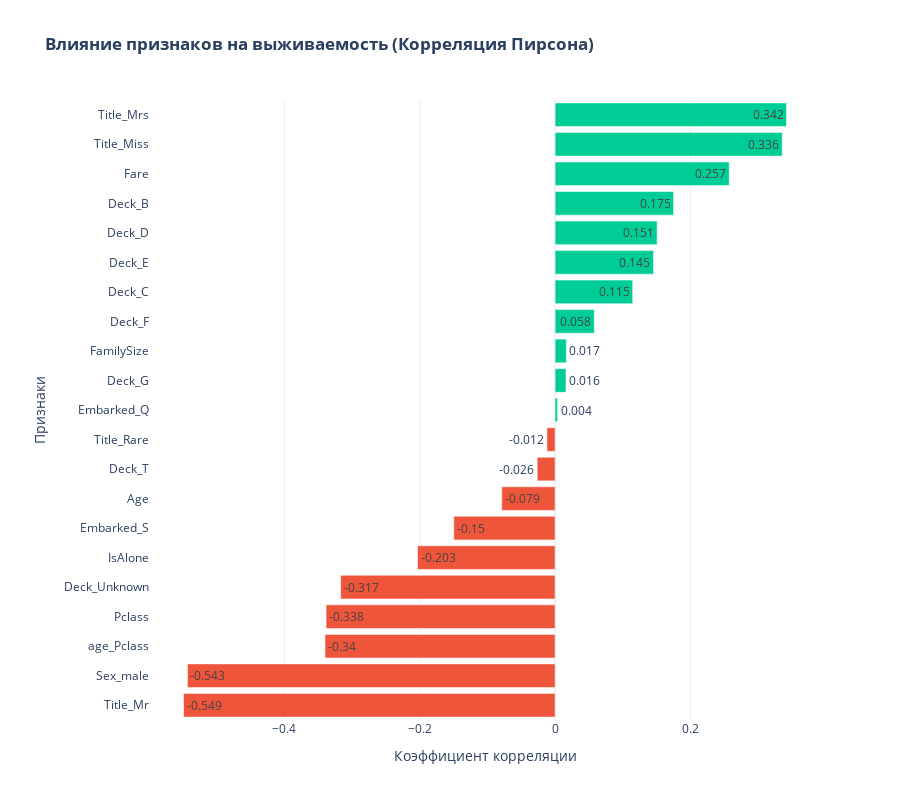

Notebook cell for this chart:
### Code cell
import plotly.graph_objects as go

# Расчет корреляции с целевой переменной
correlations = df.corr()['Survived'].drop('Survived').sort_values(ascending=True)


colors = ['#EF553B' if val < 0 else '#00CC96' for val in correlations.values]
а
fig_corr = go.Figure()

fig_corr.add_trace(go.Bar(
    y=correlations.index,
    x=correlations.values,
    orientation='h',
    marker_color=colors,
    text=correlations.values.round(3),
    textposition='auto',
))

fig_corr.update_layout(
    title='<b>Влияние признаков на выживаемость (Корреляция Пирсона)</b>',
    xaxis_title='Коэффициент корреляции',
    yaxis_title='Признаки',
    height=800, 
    margin=dict(l=150), 
    template='plotly_white'
)

fig_corr.show()

### Figure 1 — Plotly figure (JSON) as saved in the notebook; plotly's stock layout.template omitted (floating-point values rounded to 4 significant figures)
{"data": [{"marker": {"color": ["#EF553B", "#EF553B", "#EF553B", "#EF553B", "#EF553B", "#EF553B", "#EF553B", "#EF553B", "#EF553B", "#EF553B", "#00CC96", "#00CC96", "#00CC96", "#00CC96", "#00CC96", "#00CC96", "#00CC96", "#00CC96", "#00CC96", "#00CC96", "#00CC96"]}, "orientation": "h", "text": [-0.549, -0.543, -0.34, -0.338, -0.317, -0.203, -0.15, -0.079, -0.026, -0.012, 0.004, 0.016, 0.017, 0.058, 0.115, 0.145, 0.151, 0.175, 0.257, 0.336, 0.342], "textposition": "auto", "type": "bar", "x": [-0.5492, -0.5434, -0.3401, -0.3385, -0.3169, -0.2034, -0.1497, -0.07893, -0.02646, -0.01205, 0.00365, 0.01604, 0.01664, 0.05793, 0.1147, 0.1453, 0.1507, 0.1751, 0.2573, 0.3356, 0.342], "y": ["Title_Mr", "Sex_male", "age_Pclass", "Pclass", "Deck_Unknown", "IsAlone", "Embarked_S", "Age", "Deck_T", "Title_Rare", "Embarked_Q", "Deck_G", "FamilySize", "Deck_F", "Deck_C", "Deck_E", "Deck_D", "Deck_B", "Fare", "Title_Miss", "Title_Mrs"]}], "layout": {"height": 800, "margin": {"l": 150}, "title": {"text": "<b>Влияние признаков на выживаемость (Корреляция Пирсона)</b>"}, "xaxis": {"title": {"text": "Коэффициент корреляции"}}, "yaxis": {"title": {"text": "Признаки"}}}}
